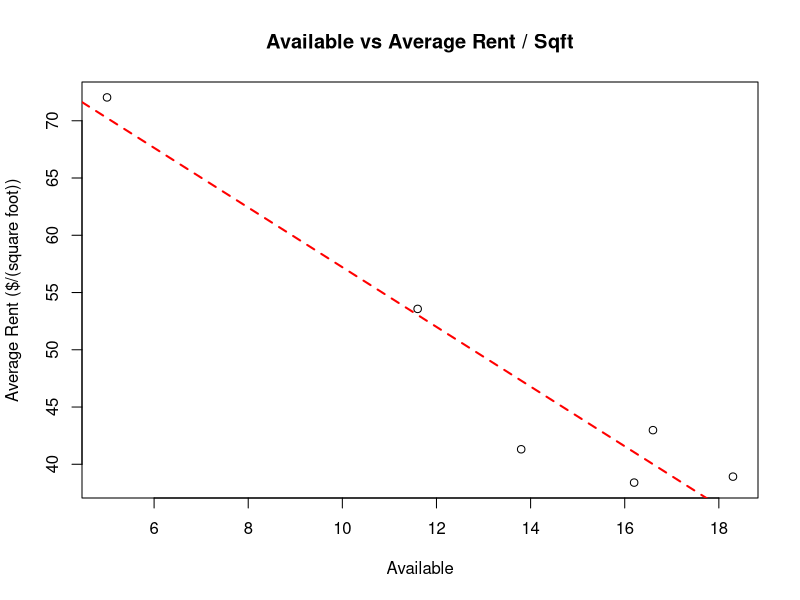

Recreate this plot in R.

#1
#import the data set

available <-c(5.0,
              11.6,
              16.6,
              16.2,
              18.3,
              13.8)

average_rent <-c(72.04,
                 53.57,
                 42.98,
                 38.40,
                 38.92,
                 41.31)

#Scatter plot
plot(available, average_rent, xlab= "Available", ylab = "Average Rent ($/(square foot))", main = "Available vs Average Rent / Sqft")

#2
#Compute the correlation coefficient
cor(available, average_rent)

#Correlation coefficient is -0.9602503 and the variables are negatively linearly and strength of relationship seems moderate.

#3
#Find the least squares regression line
abline(lm(average_rent ~ available), lwd=2, lty=2, col="red")

#Intercept and slope
#30.5195       -0.3538

#4Estimate office rent when the availability rate is 8% is around $63 per Sqft
